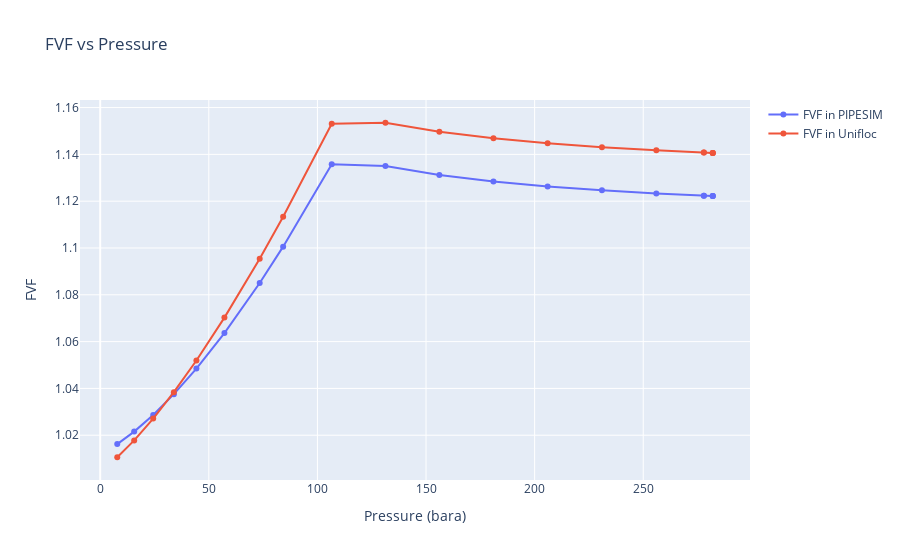

Notebook code cell kept with this figure:
### Markdown cell above
# Сравнение результатов расчета Объемного Коэф. в PIPESIM и Unifloc VBA / Comparison of formation volume factor

### Code cell
if empty_key not in loaded_results_data[resuts_key_fluid_analysis][results_key_pipesim]:
    create_comparison_plot(
        loaded_results_data[resuts_key_fluid_analysis][results_key_pipesim][pressure_key_bara],
        loaded_results_data[resuts_key_fluid_analysis][results_key_pipesim][fvf_key], 
        loaded_results_data[resuts_key_fluid_analysis][results_key_pipesim][pressure_key_bara], # (atma) уже переведены в (bara) 
        loaded_results_data[resuts_key_fluid_analysis][results_key_unifloc][fvf_key],
        'FVF vs Pressure',
        'Pressure (bara)',
        'FVF',
        'FVF in PIPESIM',
        'FVF in Unifloc'
    )
else:
    print("Результаты расчета отсутствуют.")

### Figure 1 — Plotly figure (JSON) as saved in the notebook; plotly's stock layout.template omitted (floating-point values rounded to 4 significant figures)
{"data": [{"mode": "lines+markers", "name": "FVF in PIPESIM", "type": "scatter", "x": [282.0, 282.0, 282.0, 277.9, 277.9, 256.0, 231.0, 206.0, 181.0, 156.1, 131.3, 106.6, 84.22, 73.43, 57.19, 44.29, 33.91, 24.4, 15.65, 7.849], "y": [1.122, 1.122, 1.122, 1.122, 1.122, 1.123, 1.125, 1.126, 1.128, 1.131, 1.135, 1.136, 1.101, 1.085, 1.064, 1.048, 1.038, 1.029, 1.022, 1.016]}, {"mode": "lines+markers", "name": "FVF in Unifloc", "type": "scatter", "x": [282.0, 282.0, 282.0, 277.9, 277.9, 256.0, 231.0, 206.0, 181.0, 156.1, 131.3, 106.6, 84.22, 73.43, 57.19, 44.29, 33.91, 24.4, 15.65, 7.849], "y": [1.141, 1.141, 1.141, 1.141, 1.141, 1.142, 1.143, 1.145, 1.147, 1.15, 1.154, 1.153, 1.113, 1.095, 1.07, 1.052, 1.038, 1.027, 1.018, 1.011]}], "layout": {"title": {"text": "FVF vs Pressure"}, "xaxis": {"title": {"text": "Pressure (bara)"}}, "yaxis": {"title": {"text": "FVF"}}}}
